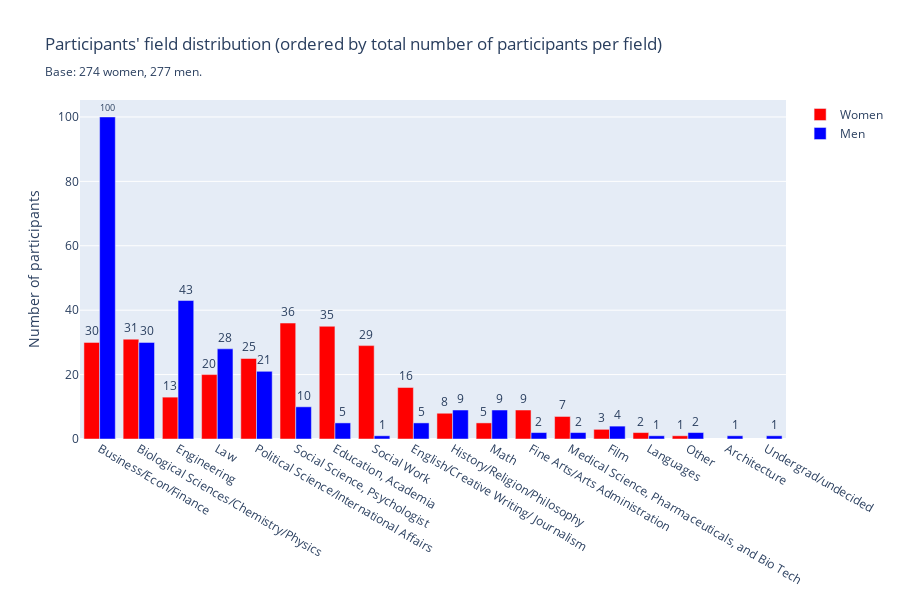

Notebook cell for this chart:
### Code cell
gender_mapping = {0: 'Women', 1: 'Men'}
df_unique['gender_label'] = df_unique['gender'].map(gender_mapping)

# Compute counts for each combination of field and gender
field_gender_counts = df_unique.groupby(["Participant's_field", 'gender_label']).size().reset_index(name='count')

# --- Sort fields by total participants (Men + Women) ---
field_total_counts = field_gender_counts.groupby("Participant's_field")['count'].sum().reset_index()
sorted_fields = field_total_counts.sort_values('count', ascending=False)["Participant's_field"].tolist()

# Create the figure
fig = go.Figure(data=[
    go.Bar(name='Women', 
           x=field_gender_counts[field_gender_counts['gender_label'] == 'Women']["Participant's_field"],
           y=field_gender_counts[field_gender_counts['gender_label'] == 'Women']['count'],
           text=field_gender_counts[field_gender_counts['gender_label'] == 'Women']['count'],  
           textposition='outside', marker_color='red'),
    
    go.Bar(name='Men', 
           x=field_gender_counts[field_gender_counts['gender_label'] == 'Men']["Participant's_field"],
           y=field_gender_counts[field_gender_counts['gender_label'] == 'Men']['count'],
           text=field_gender_counts[field_gender_counts['gender_label'] == 'Men']['count'],  
           textposition='outside', marker_color='blue')
])

# Update layout to force the correct X-axis order
fig.update_layout(
    barmode='group',
    title="Participants' field distribution (ordered by total number of participants per field) <br><sub>Base: 274 women, 277 men.",
    yaxis_title='Number of participants',
    xaxis=dict(
        categoryorder='array',
        categoryarray=sorted_fields
    ),
    width=900, 
    height=600  
)

fig.show()

### Figure 1 — Plotly figure (JSON) as saved in the notebook; plotly's stock layout.template omitted (floating-point values rounded to 4 significant figures)
{"data": [{"marker": {"color": "red"}, "name": "Women", "text": [31.0, 30.0, 35.0, 13.0, 16.0, 3.0, 9.0, 8.0, 2.0, 20.0, 5.0, 7.0, 1.0, 25.0, 36.0, 29.0], "textposition": "outside", "type": "bar", "x": ["Biological Sciences/Chemistry/Physics", "Business/Econ/Finance", "Education, Academia", "Engineering", "English/Creative Writing/ Journalism", "Film", "Fine Arts/Arts Administration", "History/Religion/Philosophy", "Languages", "Law", "Math", "Medical Science, Pharmaceuticals, and Bio Tech", "Other", "Political Science/International Affairs", "Social Science, Psychologist", "Social Work"], "y": [31, 30, 35, 13, 16, 3, 9, 8, 2, 20, 5, 7, 1, 25, 36, 29]}, {"marker": {"color": "blue"}, "name": "Men", "text": [1.0, 30.0, 100.0, 5.0, 43.0, 5.0, 4.0, 2.0, 9.0, 1.0, 28.0, 9.0, 2.0, 2.0, 21.0, 10.0, 1.0, 1.0], "textposition": "outside", "type": "bar", "x": ["Architecture", "Biological Sciences/Chemistry/Physics", "Business/Econ/Finance", "Education, Academia", "Engineering", "English/Creative Writing/ Journalism", "Film", "Fine Arts/Arts Administration", "History/Religion/Philosophy", "Languages", "Law", "Math", "Medical Science, Pharmaceuticals, and Bio Tech", "Other", "Political Science/International Affairs", "Social Science, Psychologist", "Social Work", "Undergrad/undecided"], "y": [1, 30, 100, 5, 43, 5, 4, 2, 9, 1, 28, 9, 2, 2, 21, 10, 1, 1]}], "layout": {"barmode": "group", "height": 600, "title": {"text": "Participants' field distribution (ordered by total number of participants per field) <br><sub>Base: 274 women, 277 men."}, "width": 900, "xaxis": {"categoryarray": ["Business/Econ/Finance", "Biological Sciences/Chemistry/Physics", "Engineering", "Law", "Political Science/International Affairs", "Social Science, Psychologist", "Education, Academia", "Social Work", "English/Creative Writing/ Journalism", "History/Religion/Philosophy", "Math", "Fine Arts/Arts Administration", "Medical Science, Pharmaceuticals, and Bio Tech", "Film", "Languages", "Other", "Architecture", "Undergrad/undecided"], "categoryorder": "array"}, "yaxis": {"title": {"text": "Number of participants"}}}}
